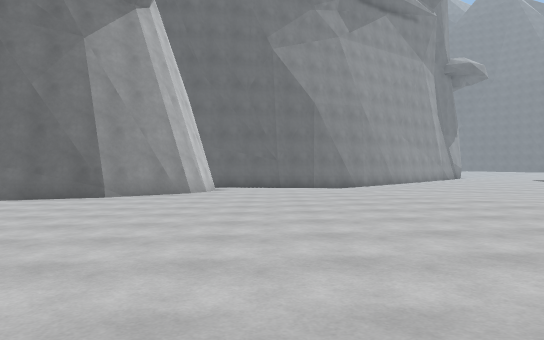
[1] (above)

18 first-person views from a walk through a scene from a Unity 3-D project. The camera is 1.2 m above the floor, looks level and sees 70° across. The floor is counted in squares, 2 m on a side. Each view is taken from the middle of a square. On the plan, view 1 faces up. The plan holds only what a view shows up to about 11 squares ahead; the rest is blank. The place goes on beyond the plan. The player is left out.

[2]
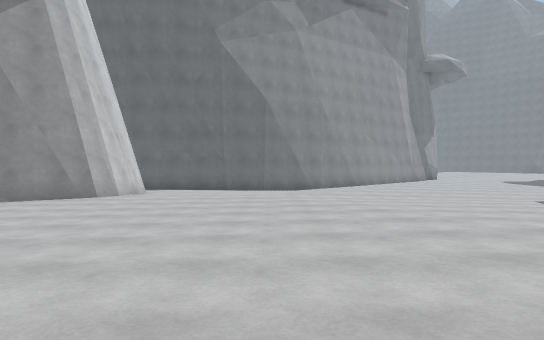

[3]
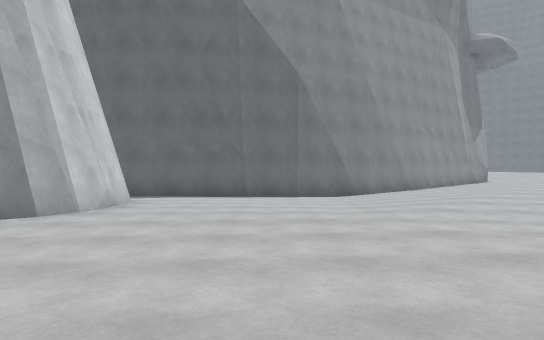

[4]
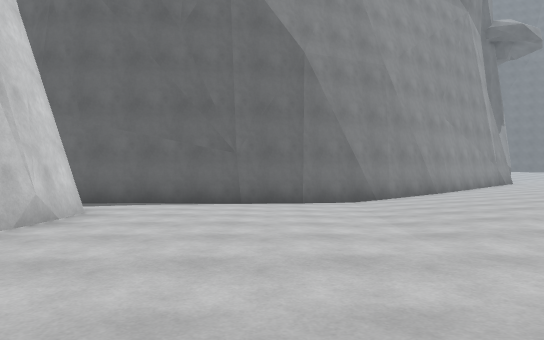

[5]
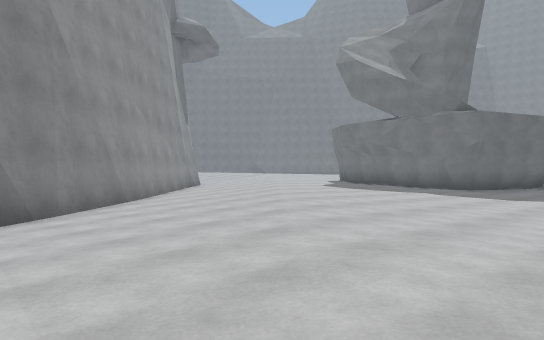

[6]
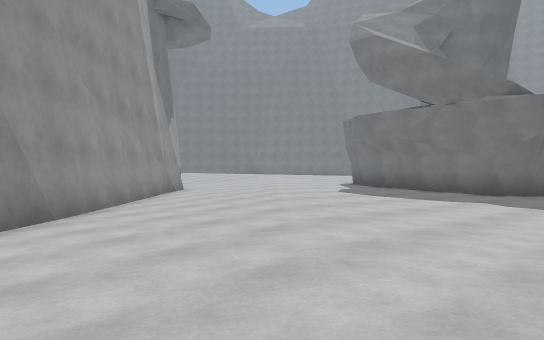

[7]
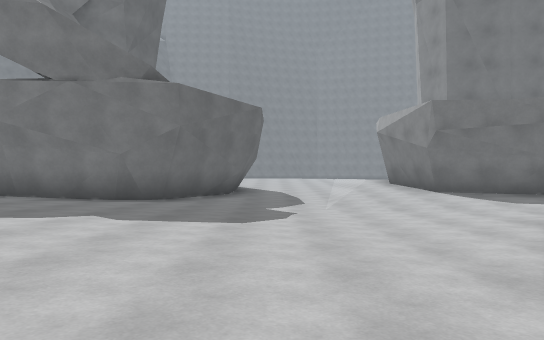

[8]
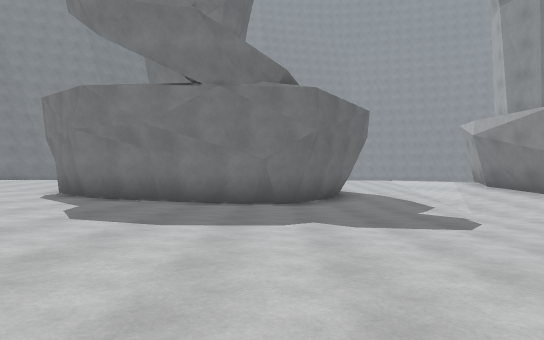

[9]
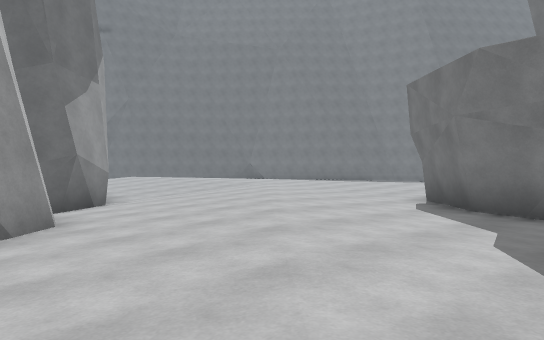

[10]
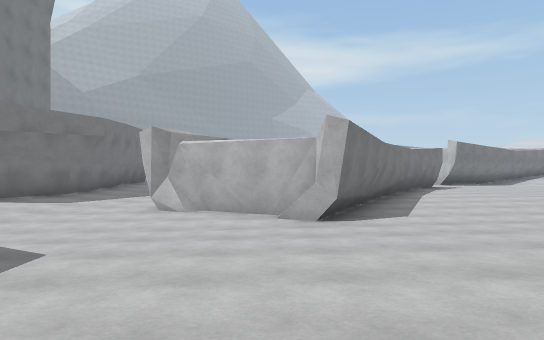

[11]
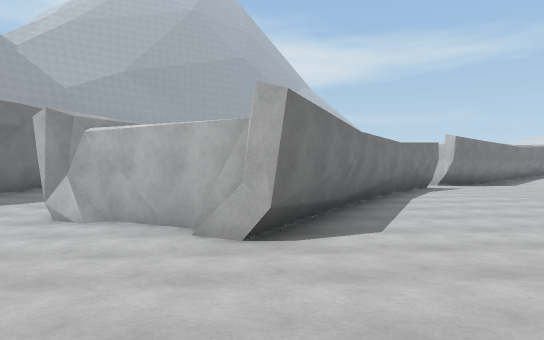

[12]
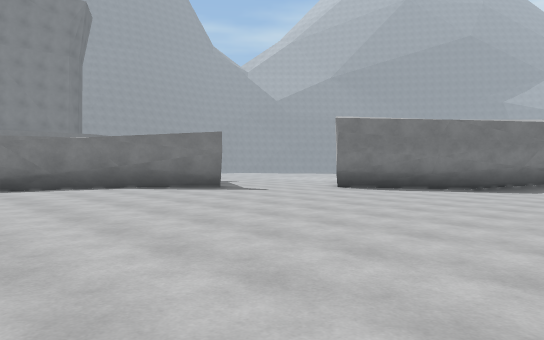

[13]
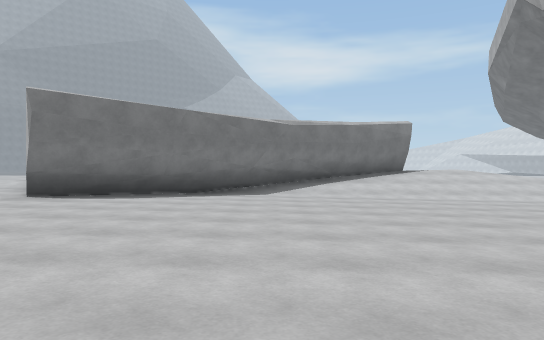

[14]
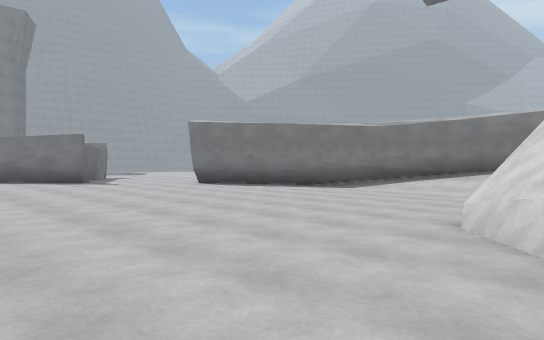

[15]
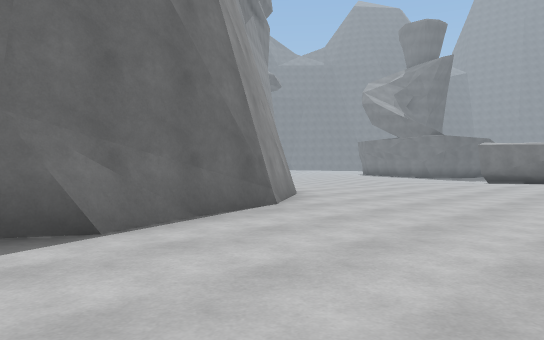

[16]
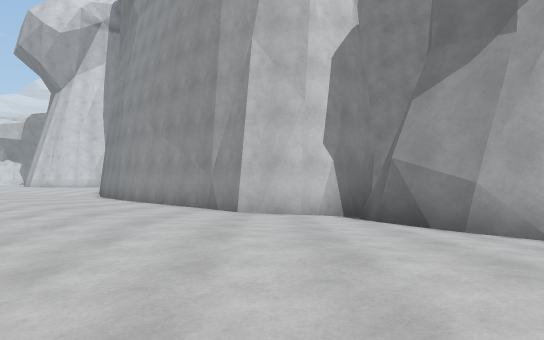

[17]
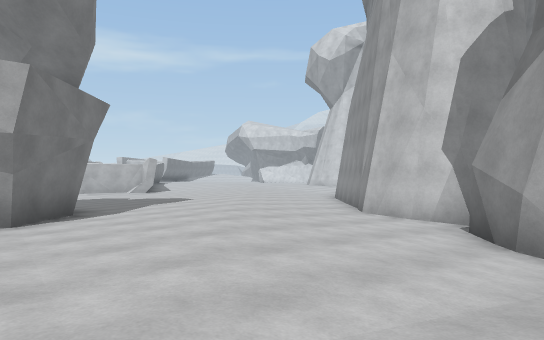

[18]
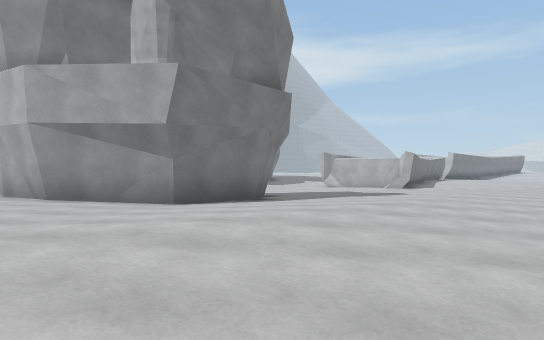

### Floor plan
Key: @ floor where view 1 was taken; # wall or solid block; . main floor; : floor 0.25 m higher than the main floor; - floor 0.25 m lower than the main floor; + floor 0.5 m higher than the main floor; _ floor 0.5 m lower than the main floor; * floor 0.75 m higher than the main floor; / step, stairs or slope; = window, fence, low wall or low ledge.
Columns run from 9 left of view 1 to 18 right of it. Each row starts with its distance up from view 1.
 27                      ##/// *
 26                      #/////
 25                    ###//++++
 24                    #/::+++++
 23                    #.:++++++
 22                   ##::++++++
 21                  ##::+++++++
 20                 ##.:+++++###
 19               ###.::+++:##
 18              ##..::++:::#
 17            ###-..:+:::::#
 16         ####--..::::::..#
 15       ###----..:::::....##
 14        ...---..::::.....-##
 13        #......:::.....----##
 12        #......:......-------
 11       ##...........----__---
 10      ##...........#------///
  9   ####............##-----//:
  8  ----............#####--/.##
  7  -----...........#    -..##
  6  ------......::.##    ..##
  5  ------......::##      .#
  4   -----......::#        #
  3   -----......:##
  2   =----......##
  1   =----......:
  0    ----..@..:
 -1   ----.....#:
 -2  _----....##/
 -3  //---..###
 -4 //////###
 -5 ////###

Positions as (right, up) in squares from view 1, and headings:
1: (0, 0), facing up
2: (2, 1), facing up
3: (1, 5), facing up
4: (1, 7), facing up
5: (2, 10), facing up-right
6: (4, 12), facing up-right
7: (7, 12), facing right
8: (7, 15), facing right
9: (9, 17), facing up-right
10: (10, 16), facing down
11: (9, 14), facing down
12: (-4, 8), facing down-right
13: (-2, 6), facing down
14: (-8, 6), facing down-right
15: (-8, 5), facing up-right
16: (18, 23), facing left
17: (18, 27), facing down-left
18: (15, 27), facing down
